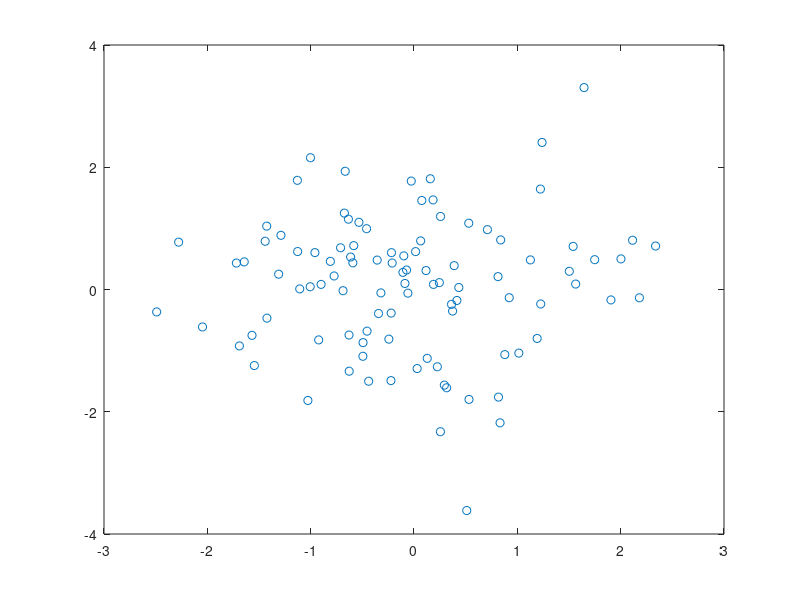

Write the MATLAB code that produced this figure. (Note: this script raises an error after producing the figure.)




%data
x=randn(1,100)
y=randn(1,100)

figure;
plot(x,y,'o');

%interpolation using piecewise linear function
p1=spapi(2,x,y);
hold on;
fnplt(p1,'r',2);

%method 2
cs=csapi(x,y);
fnplt(cs,'b',2);
